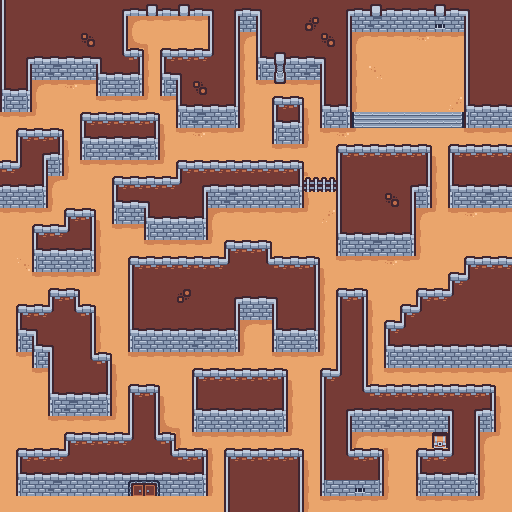

Tiled map render using the project's own tile images. Description and the map definition, with tile-layer contents summarised, below:
An orthogonal 32x32 tile map with 16x16 px tiles, 5 tile layers (Objets, Dungeon, Coffreopen, Carts, ...).

<map version="1.10" tiledversion="1.11.2" orientation="orthogonal" renderorder="right-down" width="32" height="32" tilewidth="16" tileheight="16" infinite="0" nextlayerid="12" nextobjectid="1">
 <tileset firstgid="1" source="sampleSheet.tsx" />
 <layer id="7" name="Objets" width="32" height="32">
  <data>[1024 cells, 8 non-empty, 4 distinct tile ids]</data>
 </layer>
 <layer id="1" name="Dungeon" width="32" height="32">
  <data>[1024 cells, 1024 non-empty, 32 distinct tile ids]</data>
 </layer>
 <layer id="9" name="Coffreopen" width="32" height="32">
  <data>[1024 cells, 1 non-empty, 1 distinct tile ids]</data>
 </layer>
 <layer id="5" name="Carts" width="32" height="32">
  <data>[1024 cells, 534 non-empty, 28 distinct tile ids]</data>
 </layer>
 <layer id="10" name="Weapons" width="32" height="32">
  <data>[1024 cells, 0 non-empty, 0 distinct tile ids]</data>
 </layer>
</map>
